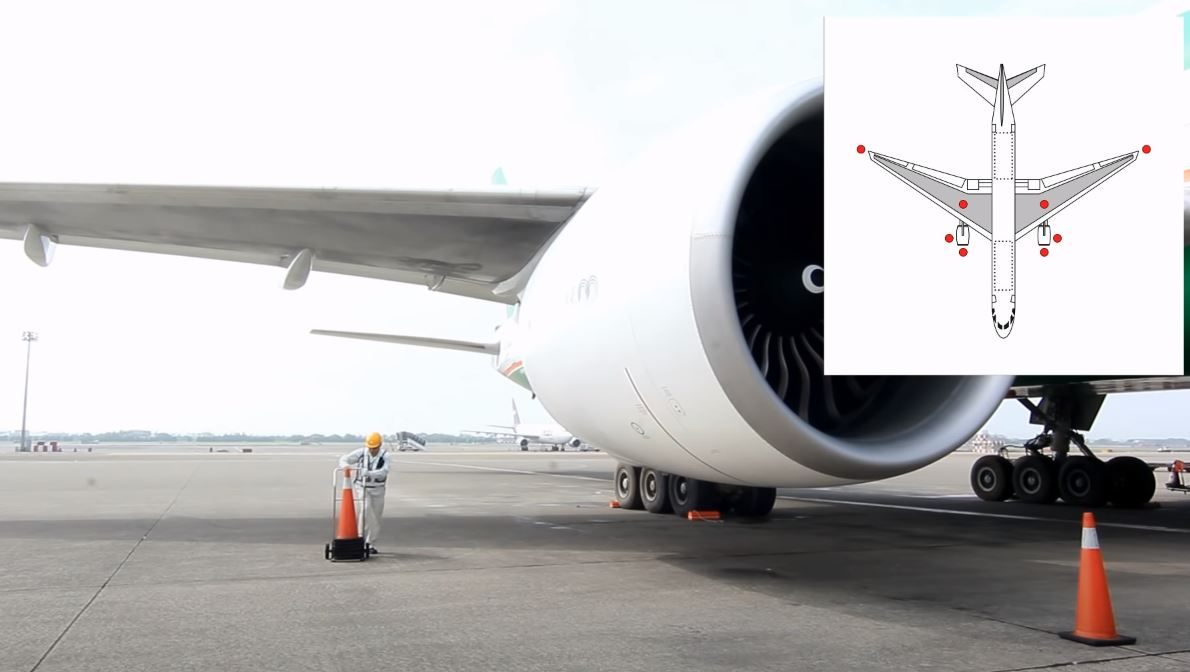
#> input picture cones.JPG, 1190 x 672 px, given in place of coner.mp4, which was not available
$ jupyter execute demo.ipynb   (text cells are left out)
#> lines starting #> are read from the running program, lines starting #| are printed output that depends on the picture; after the words box and inside, x2 and y2 are one past the last pixel; in counts of white or black regions, pixels touching at a corner belong together; pictures that were not available may be replaced by others from this repository, and a replacement may not be noted
[cell 1]
import cv2
import numpy as np
from matplotlib import pyplot as plt
from google.colab.patches import cv2_imshow
from IPython.display import clear_output, Image
import base64
def empty(a):
    pass

def arrayShow (imageArray):
    ret, png = cv2.imencode('.png', imageArray)
    encoded = base64.b64encode(png)
    return Image(data=encoded.decode('ascii'))

def convex_hull_pointing_up(ch):
    #Определяет, направлен ли контур наверх.
    #Если да, то это конус
    # точки контура выше центра и ниже
    points_above_center, points_below_center = [], []
    x, y, w, h = cv2.boundingRect(ch) # координаты левого верхнего угла описывающего прямоугольника, ширина и высота
    aspect_ratio = w / h # отношение ширины прямоугольника к высоте
    # если прямоугольник узкий, продолжаем определение. Если нет, то контур не подходит
    if aspect_ratio < 0.8:
        # каждую точку контура классифицируем как лежащую выше или ниже центра
        vertical_center = y + h / 2
        for point in ch:
            if point[0][1] < vertical_center: # если координата y точки выше центра, то добавляем эту точку в список точек выше центра
                points_above_center.append(point)
            elif point[0][1] >= vertical_center:
                points_below_center.append(point)
        # определяем координаты x крайних точек, лежащих ниже центра
        left_x = points_below_center[0][0][0]
        right_x = points_below_center[0][0][0]
        for point in points_below_center:
            if point[0][0] < left_x:
                left_x = point[0][0]
            if point[0][0] > right_x:
                right_x = point[0][0]
        # проверяем, лежат ли верхние точки контура вне "основания". Если да, то контур не подходит
        for point in points_above_center:
            if (point[0][0] < left_x) or (point[0][0] > right_x):
                return False
    else:
        return False
    return True
    # определяем, является ли контур конусом. Если да, то сохраняем и строим для него описывающий прямоугольник


plt.rcParams['figure.figsize'] = 10, 10
plt.rcParams.update({'figure.max_open_warning': 5})
# [15 lines of commented-out code are left out]

lower = np.array([0,127,58])
upper = np.array([46,255,255])
lower1 = np.array([110,64,137])
upper1 = np.array([224,220,255])
cap = cv2.VideoCapture('/content/coner.mp4')
ret, old_frame = cap.read()
#> old_frame is the input picture: shape (672, 1190, 3); mean B, G, R 187.8, 187.2, 188.8
mask = np.zeros_like(old_frame)
imgContour =np.zeros_like(old_frame)
while(cap.isOpened()):
    ret, framer = cap.read()
    try:
        frame = framer.copy()
        anotherframe = framer.copy()
    except:
        break
    img_rgb = cv2.cvtColor(frame, cv2.COLOR_BGR2RGB)
    img_HSV = cv2.cvtColor(img_rgb, cv2.COLOR_RGB2HSV)
#> img_HSV: shape (672, 1190, 3); mean H, S, V 88.1, 17.9, 191.2
    img_thresh_low = cv2.inRange(img_HSV, lower, upper) #всё что входит в "левый красный"
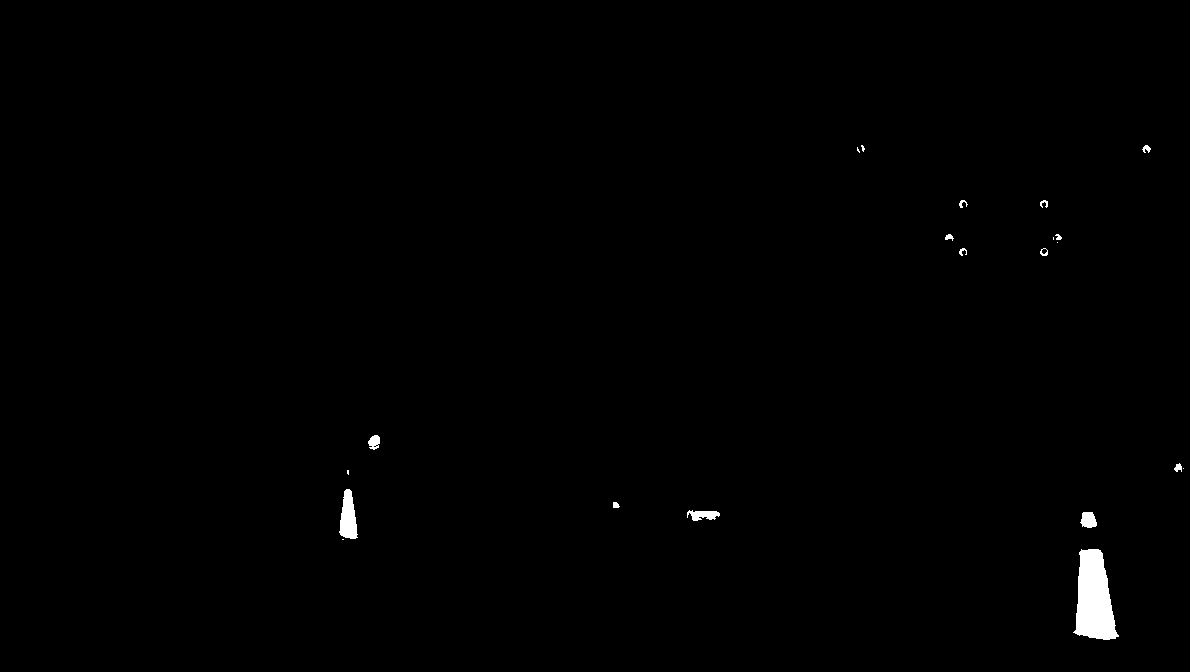
#> img_thresh_low: shape (672, 1190); 0.55% white; 21 white regions (7 under 20 px), largest, box (x1, y1, x2, y2) and area: (1073, 549, 1119, 640) 2820, (339, 489, 358, 539) 639, (687, 510, 720, 521) 236
    img_thresh_high = cv2.inRange(img_HSV, lower1, upper1) #всё что входит в "правый красный"
#> img_thresh_high: shape (672, 1190); 0.02% white in thin lines or dots, all inside (x1, y1, x2, y2) = (357, 145, 1175, 549)
    img_thresh = cv2.bitwise_or(img_thresh_low, img_thresh_high)
#> img_thresh: shape (672, 1190); 0.57% white; 20 white regions (5 under 20 px), largest, box (x1, y1, x2, y2) and area: (1073, 548, 1119, 640) 2823, (339, 489, 358, 539) 639, (687, 510, 720, 521) 236
    kernel = np.ones((5, 5))
    img_thresh_opened = cv2.morphologyEx(img_thresh, cv2.MORPH_OPEN, kernel)
#> img_thresh_opened: shape (672, 1190); 0.5% white; 8 white regions, largest, box (x1, y1, x2, y2) and area: (1076, 549, 1117, 640) 2802, (340, 490, 357, 539) 630, (1081, 512, 1096, 528) 204
    img_thresh_blurred = cv2.medianBlur(img_thresh_opened, 5)
#> img_thresh_blurred: shape (672, 1190); 0.49% white; 8 white regions (2 under 20 px), largest, box (x1, y1, x2, y2) and area: (1076, 549, 1117, 640) 2795, (340, 490, 357, 539) 622, (1081, 512, 1096, 528) 197, (692, 511, 717, 521) 179, (369, 436, 380, 446) 89, (1054, 235, 1061, 242) 37
    img_edges = cv2.Canny(img_thresh_blurred, 80, 160)
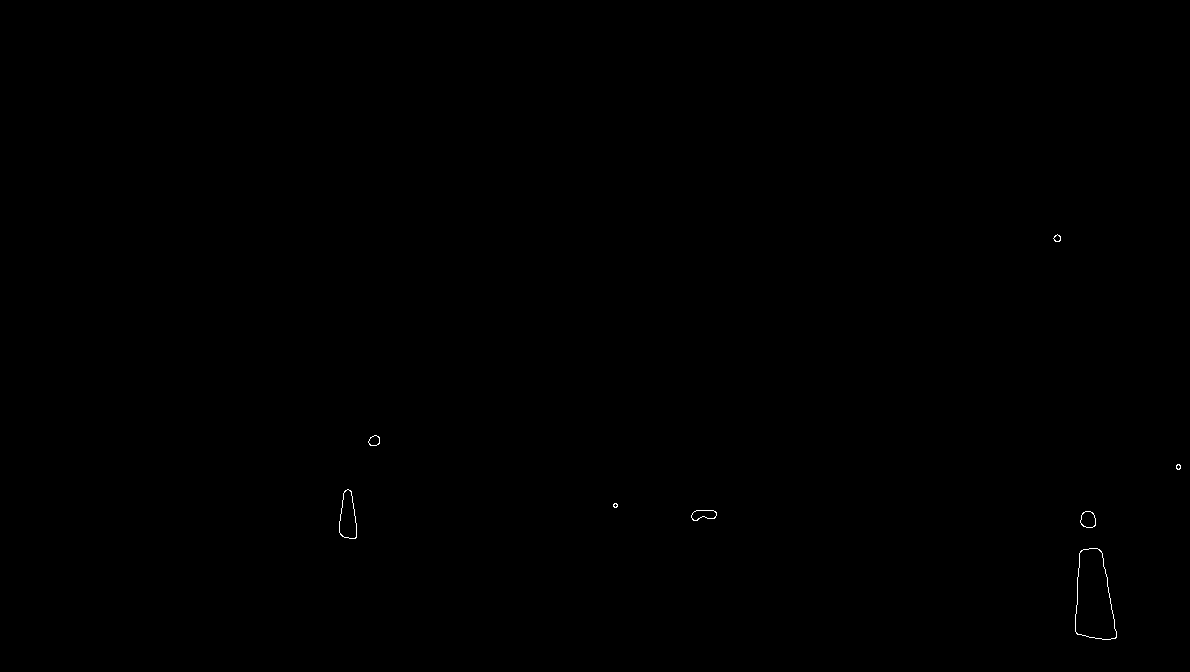
#> img_edges: shape (672, 1190); 0.07% white in thin lines or dots, all inside (x1, y1, x2, y2) = (339, 234, 1181, 640)
    contours, _= cv2.findContours(np.array(img_edges), cv2.RETR_EXTERNAL, cv2.CHAIN_APPROX_SIMPLE)
#> contours = 8 contours, 2 with area under 20; largest, box (x1, y1, x2, y2) and area: (1075, 548, 1117, 640) 2798, (339, 489, 357, 539) 619, (1080, 511, 1096, 528) 198, (691, 510, 717, 521) 185, (368, 435, 380, 446) 87, (1053, 234, 1061, 242) 36
    img_contours = np.zeros_like(img_edges)
    cv2.drawContours(img_contours, contours, -1, (255,255,255), 2)
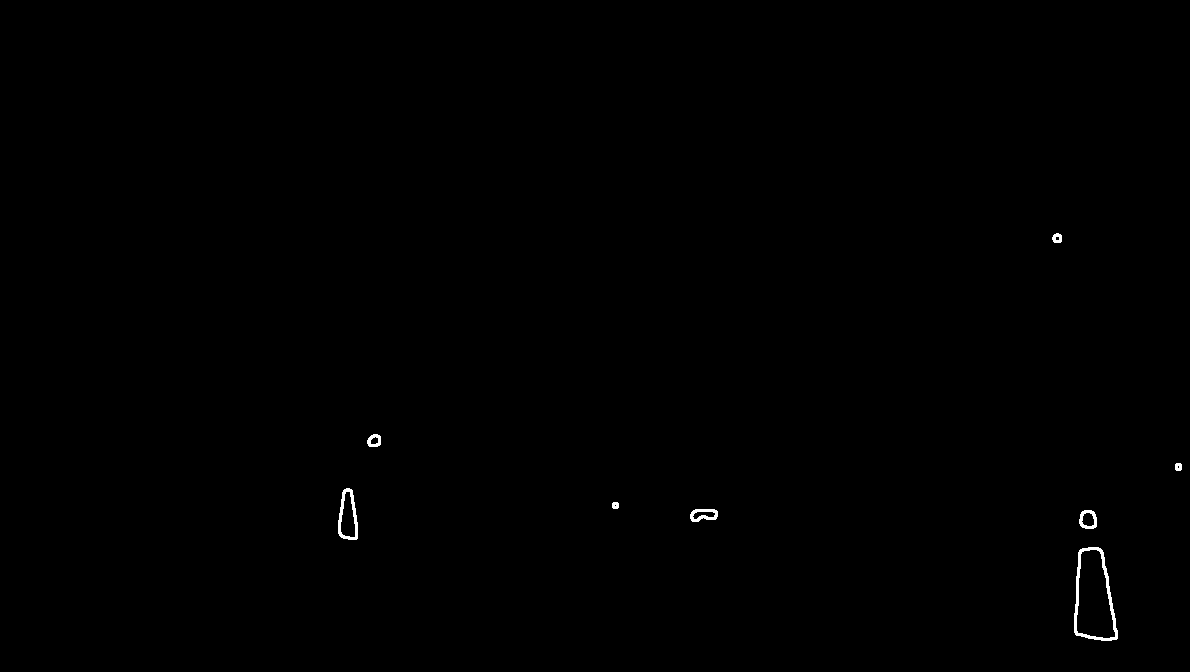
#> img_contours: shape (672, 1190); 0.22% white; 8 white regions
    approx_contours = []
    for c in contours:
        approx = cv2.approxPolyDP(c, 10, closed = True)
        approx_contours.append(approx)
#> this loop made 8 passes
#> approx on passes 1 to 8: [[1083, 549], [1075, 631], [1115, 638], [1102, 553]], [[1083, 512], [1094, 526]], [[691, 517], [716, 512]], [[614, 503]], [[347, 489], [339, 532], [355, 538]], [[1177, 464]], [[379, 437], [369, 444]], [[1057, 234]]
#> after the loop, approx_contours = 8 contours, 6 with area under 20; largest, box (x1, y1, x2, y2) and area: (1075, 549, 1116, 639) 2450, (339, 489, 356, 539) 368
    img_approx_contours = np.zeros_like(img_edges)
    cv2.drawContours(img_approx_contours, approx_contours, -1, (255,255,255), 1)
#> img_approx_contours: shape (672, 1190); 0.05% white in thin lines or dots, all inside (x1, y1, x2, y2) = (339, 234, 1178, 639)
    all_convex_hulls = []
    for ac in approx_contours:
        all_convex_hulls.append(cv2.convexHull(ac))
#> this loop made 8 passes
#> after the loop, all_convex_hulls has the same summary as approx_contours
    img_all_convex_hulls = np.zeros_like(img_edges)
    cv2.drawContours(img_all_convex_hulls, all_convex_hulls, -1, (255,255,255), 2)
#> img_all_convex_hulls: shape (672, 1190); 0.15% white; 8 white regions (3 under 20 px)
    convex_hulls_3to10 = []
    for ch in all_convex_hulls:
        if 3 <= len(ch) <= 10:
            convex_hulls_3to10.append(cv2.convexHull(ch))
#> this loop made 8 passes
#> ch on passes 1 to 8: [[1102, 553], [1115, 638], [1075, 631], [1083, 549]], [[1094, 526], [1083, 512]], [[716, 512], [691, 517]], [[614, 503]], [[355, 538], [339, 532], [347, 489]], [[1177, 464]], [[379, 437], [369, 444]], [[1057, 234]]
#> after the loop, convex_hulls_3to10 = 2 contours; box (x1, y1, x2, y2) and area: (1075, 549, 1116, 639) 2450, (339, 489, 356, 539) 368
    img_convex_hulls_3to10 = np.zeros_like(img_edges)
    cv2.drawContours(img_convex_hulls_3to10, convex_hulls_3to10, -1, (255,255,255), 2)
#> img_convex_hulls_3to10: shape (672, 1190); 0.12% white; 2 white regions
    approx_contours = []
    contours, _= cv2.findContours(np.array(img_edges), cv2.RETR_EXTERNAL, cv2.CHAIN_APPROX_SIMPLE)
    for c in contours:
        approx = cv2.approxPolyDP(c, 10, closed = True)
        approx_contours.append(approx)
    img_all_convex_hulls = np.zeros_like(img_edges)
    cv2.drawContours(img_all_convex_hulls, all_convex_hulls, -1, (255,255,255), 2)
    convex_hulls_3to10 = []
    for ch in all_convex_hulls:
        if 3 <= len(ch) <= 10:
            convex_hulls_3to10.append(cv2.convexHull(ch))
    img_convex_hulls_3to10 = np.zeros_like(img_edges)
    cv2.drawContours(img_convex_hulls_3to10, convex_hulls_3to10, -1, (255,255,255), 2)

    cones = []
    bounding_rects = []
    for ch in convex_hulls_3to10:
        if convex_hull_pointing_up(ch):
            cones.append(ch)
            rect = cv2.boundingRect(ch)
            bounding_rects.append(rect)
#> this loop made 2 passes
#> (ch, x in convex_hull_pointing_up, y in convex_hull_pointing_up, w in convex_hull_pointing_up, h in convex_hull_pointing_up, aspect_ratio in convex_hull_pointing_up, vertical_center in convex_hull_pointing_up) on passes 1 to 2: ([[1102, 553], [1115, 638], [1075, 631], [1083, 549]], 1075, 549, 41, 90, 0.456, 594), ([[355, 538], [339, 532], [347, 489]], 339, 489, 17, 50, 0.34, 514)
#> after the loop, bounding_rects = [(1075, 549, 41, 90), (339, 489, 17, 50)]; cones has the same summary as convex_hulls_3to10
    img_cones = np.zeros_like(img_edges)
    cv2.drawContours(img_cones, cones, -1, (255,255,255), 2)
    for rect in bounding_rects:
        cv2.rectangle(anotherframe, (rect[0], rect[1]), (rect[0]+rect[2], rect[1]+rect[3]), (0, 0, 255), 3)
#> this loop made 2 passes
    imgConesOnly = cv2.bitwise_and(framer,framer,mask=img_edges)
    imgCanny = cv2.Canny(img_convex_hulls_3to10, 80, 160)
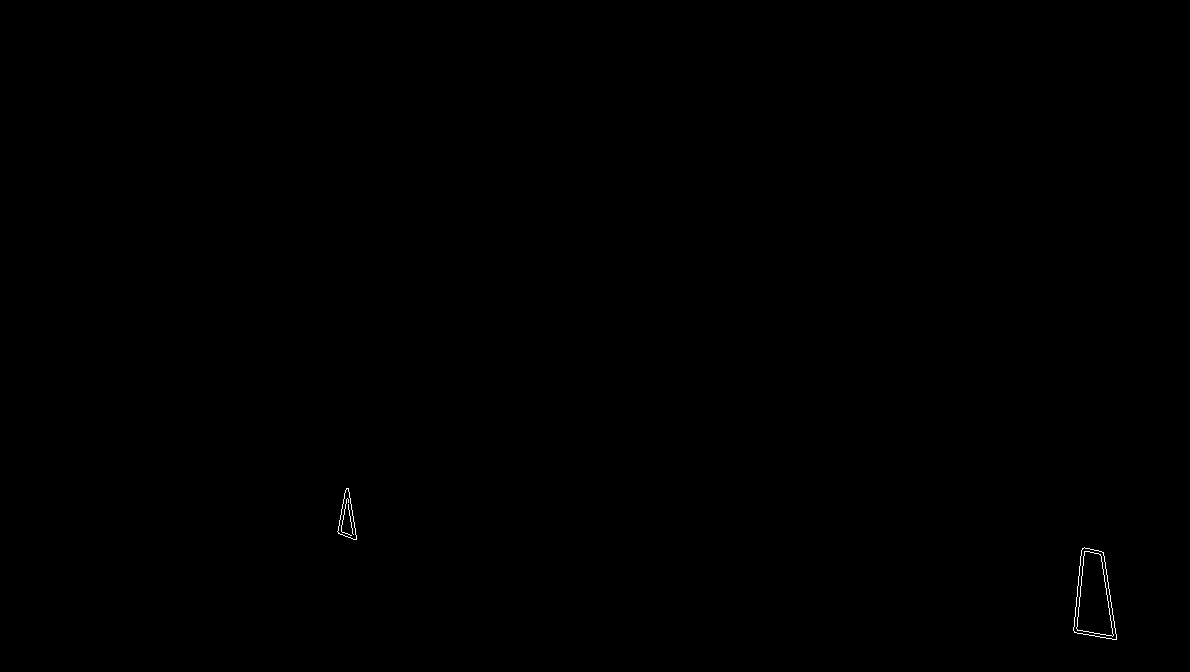
#> imgCanny: shape (672, 1190); 0.08% white in thin lines or dots, all inside (x1, y1, x2, y2) = (337, 488, 1117, 640)
    contours,hierarchy = cv2.findContours(imgCanny,cv2.RETR_EXTERNAL,cv2.CHAIN_APPROX_NONE)
#> contours = 2 contours; box (x1, y1, x2, y2) and area: (1073, 547, 1117, 640) 2785, (337, 488, 357, 540) 525
    for cnt in contours:
        area = cv2.contourArea(cnt)
        print(area)
        if area>100:
            peri = cv2.arcLength(cnt,True)
            approx = cv2.approxPolyDP(cnt,0.02*peri,True)
            x, y, w, h = cv2.boundingRect(approx)
            mask = cv2.rectangle(imgContour,(x,y),(x+w,y+h),(0,255,0),2)
#> this loop made 2 passes
#> (area, peri, approx, x, y, w, h) on passes 1 to 2: (2785, 248.9, [[1084, 547], [1073, 630], [1116, 639], [1103, 552]], 1073, 547, 44, 93), (525, 125.9, [[346, 488], [337, 531], [356, 539]], 337, 488, 20, 52)
#| 2785.0
#| 525.0
#> pass 2, `mask = cv2.rectangle(imgContour,(x,y),(x+w,y+h),(0,255,0),2)`:
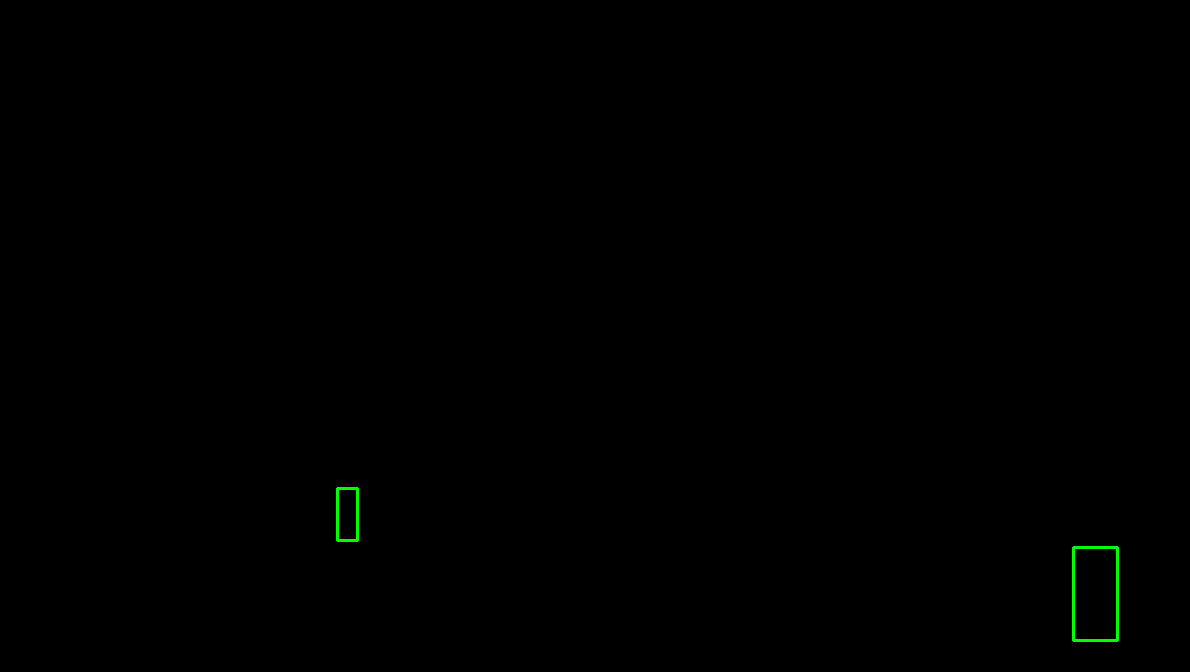
#> mask: shape (672, 1190, 3); mean of channels 0, 1, 2 0, 0.4, 0; drawn as B, G, R
    shot = cv2.add(anotherframe,mask)
    clear_output(wait=True)
    display(arrayShow(shot))
    #print(plt.get_fignums())
    imgContour =np.zeros_like(old_frame)
    mask=np.zeros_like(old_frame)
    #cv2.imshow('test1',img_thresh)
    #cv2.imshow('test2',img_convex_hulls_3to10)
    key = cv2.waitKey(1)
#> (key Esc is pressed here)
    if key == ord('p'):
        cv2.waitKey(-1)

cap.release()
cv2.destroyAllWindows()
cv2.waitKey(0)
